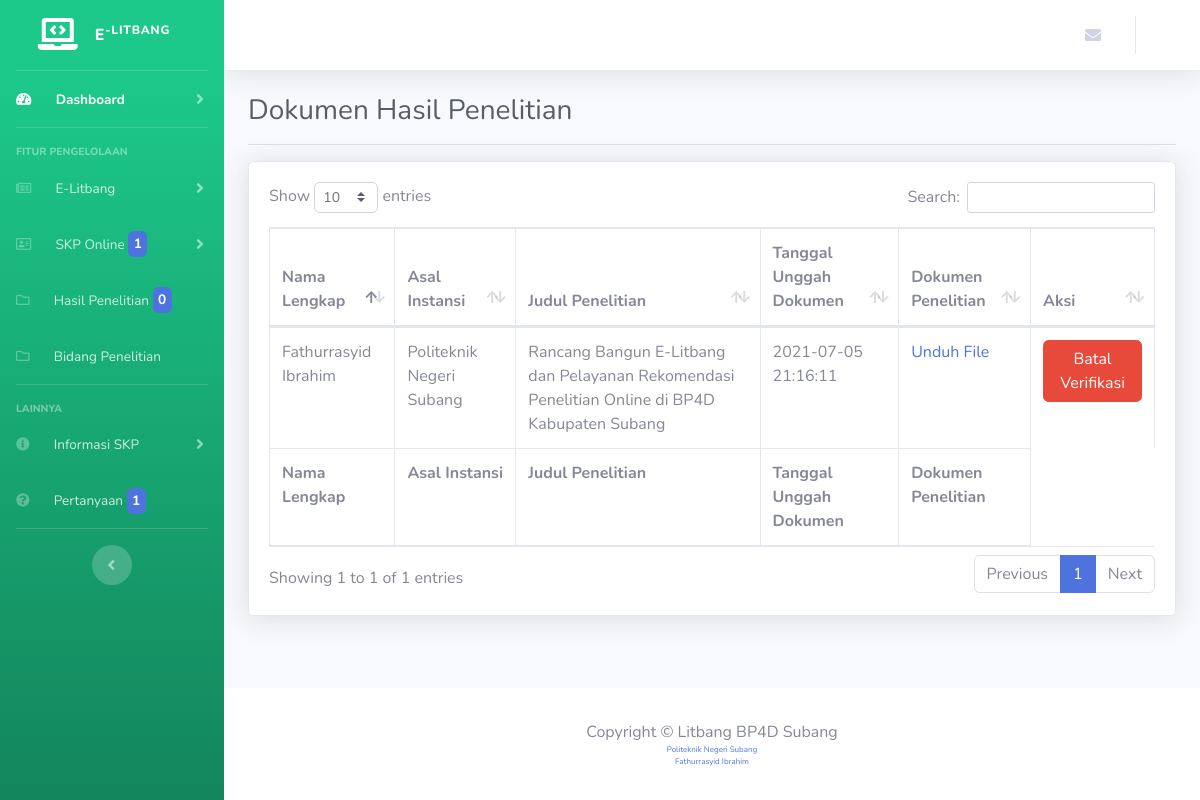
Screenshot of /SKP/Admin/Admin/keloladokpenelitian (signed in) with the database file from the repository.
### tables this page shows
CREATE TABLE `dokumenhasilpenelitian` (
  `id_dokumen` int(11) NOT NULL,
  `id_peneliti` varchar(100) NOT NULL,
  `tanggalunggahdokumen` timestamp NOT NULL DEFAULT CURRENT_TIMESTAMP,
  `dokumen` varchar(100) NOT NULL,
  `status_dokumen` enum('belum_diverifikasi','terverifikasi','ditolak') NOT NULL,
  `komentar` varchar(191) DEFAULT NULL
);

CREATE TABLE `datapemohonskp` (
  `id_peneliti` varchar(191) NOT NULL,
  `id_user` varchar(191) NOT NULL,
  `namalengkap` varchar(100) DEFAULT NULL,
  `alamatpeneliti` varchar(100) NOT NULL,
  `tempatlahir` text NOT NULL,
  `tanggallahir` date DEFAULT NULL,
  `nomorhp` varchar(20) DEFAULT NULL,
  `email` varchar(100) DEFAULT NULL,
  `instansipeneliti` varchar(100) DEFAULT NULL,
  `judulpenelitian` varchar(100) DEFAULT NULL,
  `bidangpenelitian` varchar(100) DEFAULT NULL,
  `tujuanpenelitian` varchar(200) DEFAULT NULL,
  `lokasipenelitian` varchar(100) NOT NULL,
  `tanggalmulaipenelitian` date NOT NULL,
  `tanggalselesaipenelitian` date NOT NULL,
  `pjpenelitian` varchar(100) NOT NULL,
  `anggotapenelitian` text NOT NULL,
  `scanktp` varchar(100) DEFAULT NULL,
  `foto` varchar(100) DEFAULT NULL,
  `status` enum('belum_terverifikasi','terverifikasi','','') NOT NULL,
  `token` varchar(100) DEFAULT NULL,
  `skp` varchar(100) DEFAULT NULL,
  `token_lupa_password` varchar(191) DEFAULT NULL,
  `status_penelitian` enum('belum_selesai','selesai') NOT NULL,
  `foto_verifikasi` varchar(191) DEFAULT NULL,
  `file` varchar(191) DEFAULT NULL
);

### application/controllers/SKP/Admin/Admin.php (called while the page is built, shortened)
<?php
class Admin extends CI_Controller {
	public function keloladokpenelitian()
	{
		$this->db->join('datapemohonskp', 'dokumenhasilpenelitian.id_peneliti = datapemohonskp.id_peneliti', 'left');
		$data['dokumenhasilpenelitian'] = $this->db->get('dokumenhasilpenelitian')->result_array();
		$this->load->view('templates/admin/srponline/header');
		$this->load->view('templates/admin/srponline/sidebar');
		$this->load->view('templates/admin/srponline/navbar');
		$this->load->view('admin/srponline/keloladokpenelitian', $data);
		$this->load->view('templates/admin/srponline/footer');
	}
}

### index.php (called while the page is built, shortened)
<?php
require_once BASEPATH.'core/CodeIgniter.php';

### application/views/admin/srponline/keloladokpenelitian.php (the view, shortened to what this page needs)
<div class="container-fluid">
  <h1 class="h3 mb-2 text-gray-800">Dokumen Hasil Penelitian</h1>
  <hr>
  <div class="card shadow mb-4">
    <div class="card-body">
        <div class="table-responsive">
          <table class="table table-bordered" id="dataTable" width="100%" cellspacing="0">
            <thead>
              <tr>
                <th>Nama Lengkap</th>
                <th>Asal Instansi</th>
                <th>Judul Penelitian</th>
                <th>Tanggal Unggah Dokumen</th>
                <th>Dokumen Penelitian</th>
                <th>Aksi</th>
              </tr>
            </thead>
            <tbody>
              <?php
                foreach ($dokumenhasilpenelitian as $key) { ?>
                  <tr>
                    <td><?= $key['namalengkap']; ?></td>
                    <td><?= $key['instansipeneliti']; ?></td>
                    <td><?= $key['judulpenelitian']; ?></td>
                    <td><?= $key['tanggalunggahdokumen']; ?></td>
                    <td>
                      <a href="<?= base_url('assets/documents/skp/dokumenhasilpenelitian/' .$key['dokumen']) ?>">Unduh File</a>
                    </td>
                    <td>
                      <?php
                        switch ($key['status_dokumen']) {
                          case 'belum_diverifikasi': ?>
                            <?php break;
                          case 'terverifikasi': ?>
                            <a href="<?= base_url('admin/dokumen_penelitian/batal_verifikasi/' . $key['id_dokumen']); ?>" class="btn btn-danger">Batal Verifikasi</a>
                            <?php break;
                        }
                      ?>
                    </td>
                  </tr>
                <?php }
              ?>
            </tbody>
            <tfoot>
                <tr>
                    <th>Nama Lengkap</th>
                    <th>Asal Instansi</th>
                    <th>Judul Penelitian</th>
                    <th>Tanggal Unggah Dokumen</th>
                    <th>Dokumen Penelitian</th>
                </tr>
            </tfoot>
          </table>
        </div>
      </div>
    </div>
  </div>
</div>

### rows the page displays
dokumenhasilpenelitian: id_peneliti.namalengkap "Fathurrasyid Ibrahim", id_peneliti.instansipeneliti "Politeknik Negeri Subang", id_peneliti.judulpenelitian "Rancang Bangun E-Litbang dan Pelayanan Rekomendasi Penelitian Online di BP4D Kabupaten Subang", tanggalunggahdokumen "2021-07-05 21:16:11"

### other values shown
$jumlahPemohon "1"
$jumlahDokumen "0"
$jumlahPertanyaan "1"
